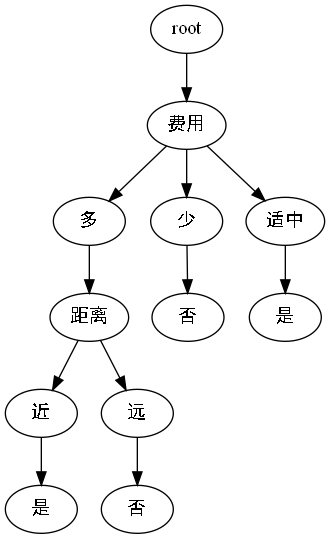

Write Python code to recreate this figure.
import numpy as np
from graphviz import Digraph
import matplotlib.pyplot as plt


def cal_entropy(data, x_labels):
    finish_columns = np.unique(data[:, -1])
    if len(finish_columns) == 1:
        return finish_columns[0]  # 返回ng与ok，表面这个分支已经分到叶子了
    dict_items = dict()  # 创建一个字典,储存有哪些类别
    len_num, len_label = data.shape  # 总类别数, 每一组总的个数
    len_label -= 1
    result = data[:, len_label]
    unique_decision = np.unique(result)  # ok, ng
    len_decision_ok = np.sum(result == unique_decision[0])  # ok的个数
    len_decision_nor = len(result) - len_decision_ok
    old_entropy = -float(len_decision_ok / len_num) * np.log2(float(len_decision_ok / len_num)) - float(len_decision_nor / len_num) * np.log2(float(len_decision_nor / len_num))

    message_entropy = []
    for i in range(len_label):
        item = data[:, i]
        unique_item = np.unique(item)  # 第i种类别的有哪些
        dict_items[x_labels[i]] = unique_item
        len_item = len(unique_item)  # 第i种类别的有多少种
        entropy_item = []
        entropy_item_len = []
        print("正在进行...")
        for j in range(len_item):
            # 遍历item，找到unique_item中每一个类别的下标
            indexs = np.where(item == unique_item[j])
            len_indexs = len(indexs[0])  # where返回的是一个元组，第一个元素是下标
            entropy_item_len.append(len_indexs)

            # 遍历result，找到对应的值
            result_item = result[indexs[0]]  # 使用 indexs[0]
            len_ok = np.sum(result_item == unique_decision[0])
            len_nor = len_indexs - len_ok

            # 计算信息熵
            if len_indexs > 0:  # 确保 len_indexs 不为零
                p1 = float(len_ok) / len_indexs
                p2 = float(len_nor) / len_indexs

                # 避免计算 log(0)
                entropy_value = 0
                if p1 > 0:
                    entropy_value -= p1 * np.log2(p1)
                if p2 > 0:
                    entropy_value -= p2 * np.log2(p2)

                entropy_item.append(entropy_value)
            else:
                entropy_item.append(0)

        # 计算加权熵
        entropy = 0
        for j in range(len_item):
            p = float(entropy_item_len[j]) / float(len_num)
            entropy += p * entropy_item[j]
        message_entropy.append(entropy)
    D = []
    for i in message_entropy:
        D.append(old_entropy - i)

    if not D:  # Check if D is empty
        return unique_decision[0]  # Return a default decision if no information gain

    max_index = np.argmax(D)  # 最大值的下标
    data_branch = dict_items[x_labels[max_index]]
    tree = {x_labels[max_index]: {}}
    for s in data_branch:
        next_indices = np.where(data[:, max_index] == s)[0]  # 生成式多维的
        next_data = data[next_indices, :]
        next_data = np.delete(next_data, max_index, axis=1)
        next_x_labels = np.delete(x_labels, max_index)
        tree[x_labels[max_index]][s] = cal_entropy(next_data, next_x_labels)
    return tree

# 绘制树状图
# 创建图
dot = Digraph()

# 定义决策树结构
node_counter = 0

def add_nodes_edges(tree, parent_name):
    global node_counter  # 引用全局变量

    for key, value in tree.items():

        if isinstance(value, dict):  # 如果是字典，说明还有子树
            node_counter += 1
            node_name = f"{parent_name}_{node_counter}"  # 生成唯一节点名称
            dot.node(node_name, key, fontname='SimHei')  # 添加节点
            dot.edge(parent_name, node_name)  # 连接边
            add_nodes_edges(value, node_name)  # 递归
        else:  # 否则是叶子节点
            node_counter += 1
            leaf_node_name = f"{parent_name}_{node_counter}"  # 生成唯一叶子节点名称
            dot.node(leaf_node_name, key, fontname='SimHei')  # 添加节点
            dot.edge(parent_name, leaf_node_name)  # 连接边

            node_counter += 1
            value_node_name = f"{leaf_node_name}_{node_counter}"  # 生成唯一叶子节点名称
            dot.node(value_node_name, value, fontname='SimHei')  # 添加叶子节点
            dot.edge(leaf_node_name, value_node_name)  # 连接边


def predict_single(tree, x_labels, sample):
    if not isinstance(tree, dict):
        return tree == sample[-1]  # 比较预测结果和实际结果是否相同
    root = next(iter(tree))
    subtree = tree[root]
    feature_index = list(x_labels).index(root)  # Convert x_labels to list before using index
    feature_value = sample[feature_index]
    if feature_value in subtree:
        return predict_single(subtree[feature_value], x_labels, sample)
    else:
        # 返回叶子节点的预测结果，并比较该结果与实际结果是否相同
        leaf_prediction = next(iter(subtree.values()))
        return leaf_prediction == sample[-1]

def predict(tree, x_labels, samples):
    correct_predictions = 0
    for sample in samples:
        if predict_single(tree, x_labels, sample):
            correct_predictions += 1
    return correct_predictions / len(samples)  # 返回预测正确的比例




if __name__ == "__main__":

    with open('data.txt', 'r', encoding='utf-8') as f:
        data = f.readlines()[:8]
    data = np.array([i.strip().split(',') for i in data])
    x_labels=np.array(["距离", "天气", "安全性","费用", "环境质量"])
    # 矩阵进行转置,得到data
    # 调用cal_entropy函数
    tree = cal_entropy(data, x_labels)
    # 可视化决策树
    # 画决策树
    dot.attr(fontname='SimHei')
    # 画决策树
    add_nodes_edges(tree, 'root')  # 假设 'root' 是根节点的名称
    # 渲染图像
    dot.render('decision_tree', format='png', view=True)
    #预测
    with open('data_test.txt', 'r', encoding='utf-8') as f:
        test_data = f.readlines()
        test_data = np.array([i.strip().split(',') for i in test_data])
    accuracy = predict(tree, x_labels, test_data)
    print(f"预测准确率: {accuracy}")
